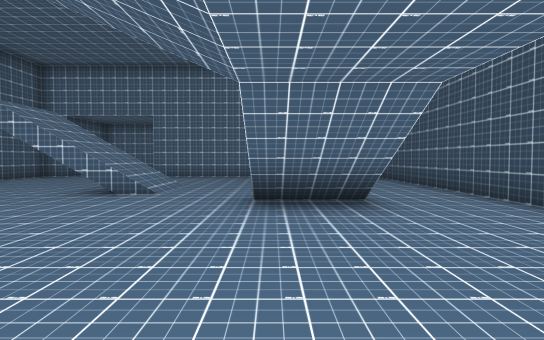
[1] (above)

20 first-person views from a walk through a Unity game level. The camera is 1.5 m above the floor, tilts 2° down and sees 80° across. The floor is counted in squares, 2 m on a side. Each view is taken from the middle of a square. On the plan, view 1 faces up. The plan holds only what a view shows up to about 11 squares ahead; the rest is blank. The place goes on beyond the plan.

[2]
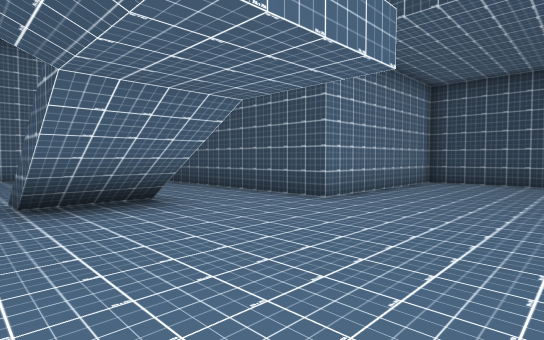

[3]
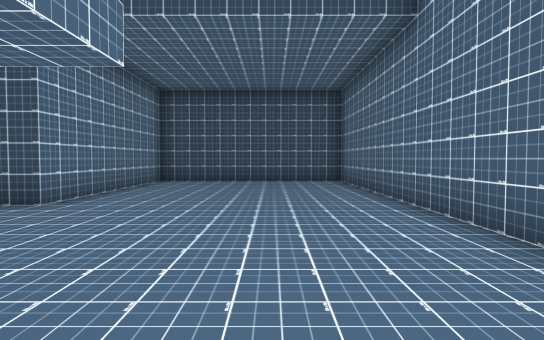

[4]
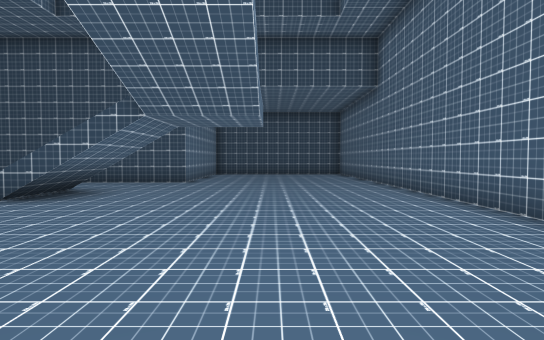

[5]
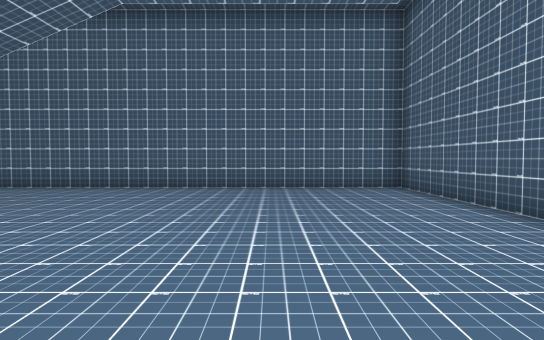

[6]
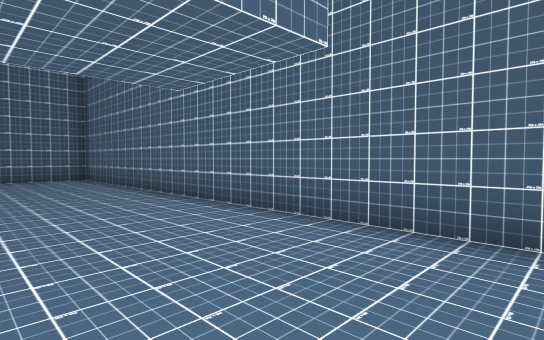

[7]
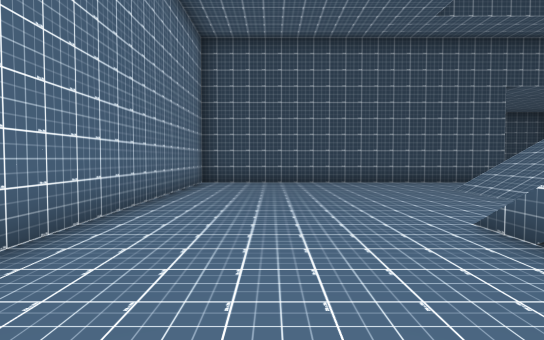

[8]
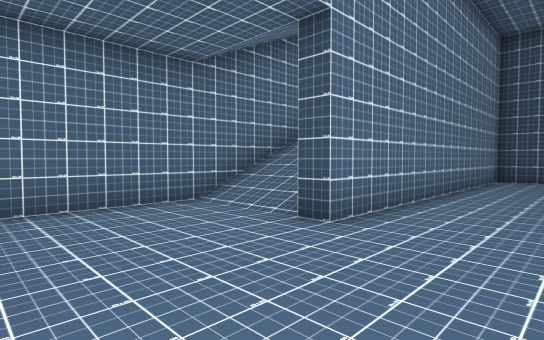

[9]
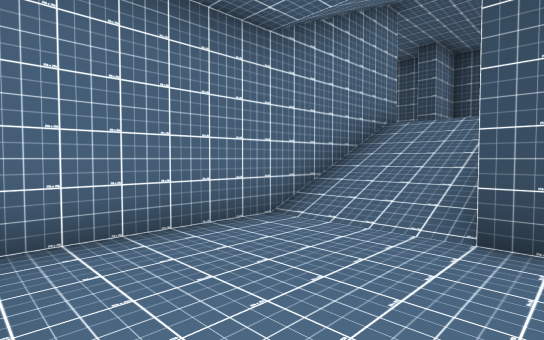

[10]
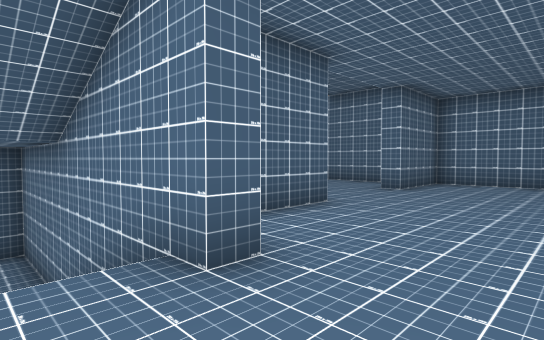

[11]
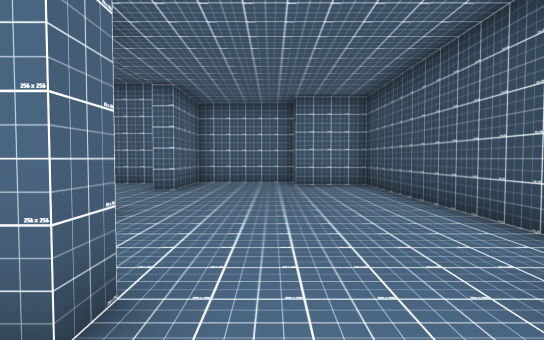

[12]
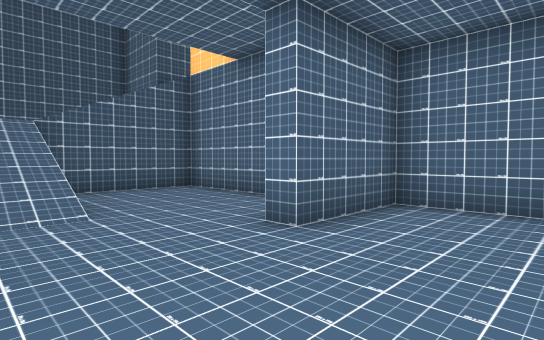

[13]
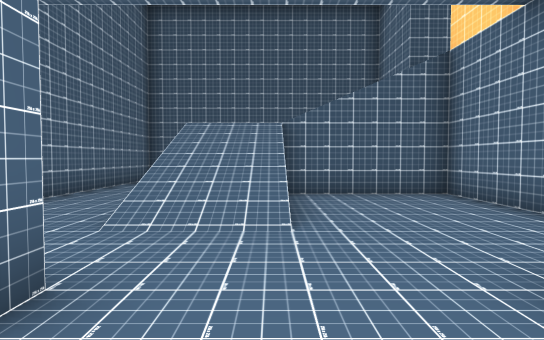

[14]
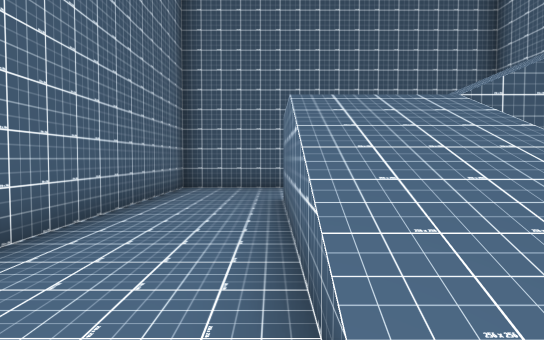

[15]
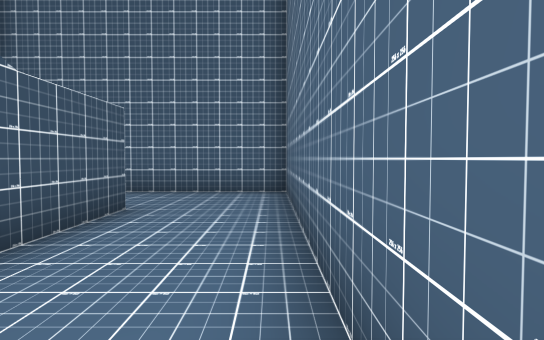

[16]
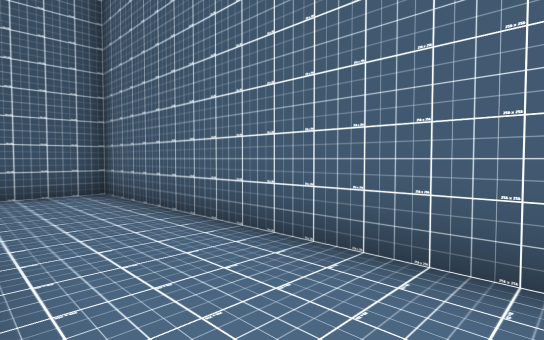

[17]
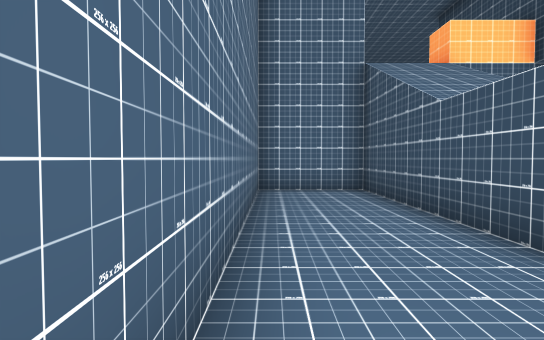

[18]
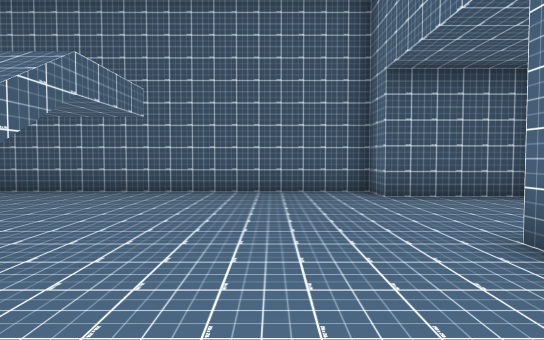

[19]
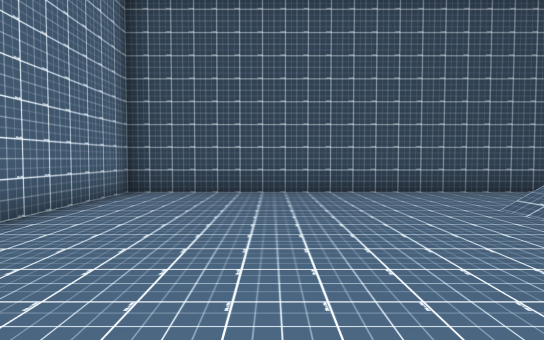

[20]
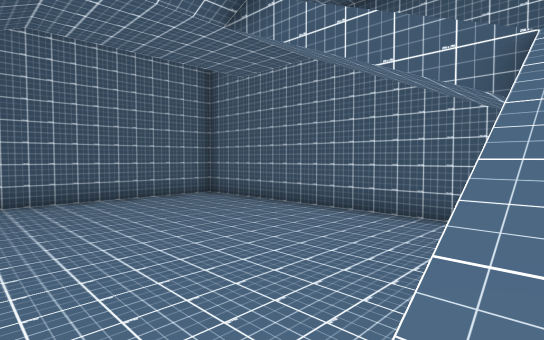

### Floor plan
Key: @ floor where view 1 was taken; # wall or solid block; . main floor; : floor 3 m higher than the main floor; + floor 9 m higher than the main floor; / step, stairs or slope; = window, fence, low wall or low ledge.
Columns run from 13 left of view 1 to 10 right of it. Each row starts with its distance up from view 1.
 26    #      #####
 25 ####++#####:::###
 24 #::///::::#:::::#
 23 #::///::::#:::::#
 22 #::///::::::::::#
 21 #::/ ////:::::::#
 20 #::/ ////:::::::#
 19 #:://////:#:::::#
 18 #:::::::::#:::::#
 17 #:::#########::##
 16 #####....///:::  #
 15     #....///:::  #
 14    ##....=#########
 13    #..............#
 12    #..............#
 11    #..............#
 10    #..............#
  9    #..............#
  8    #.....//.......#
  7    #.....//.......#
  6    #.........//...#
  5    #.........//...#
  4    #.........#/...######
  3    #...................#
  2    #...................#
  1    #...................#
  0    #.........@.........#
 -1    #...................#
 -2    #...................#
 -3    #####################

Positions as (right, up) in squares from view 1, and headings:
1: (0, 0), facing up
2: (-1, 0), facing up-right
3: (-1, 0), facing right
4: (-6, 1), facing right
5: (-6, 6), facing down
6: (-6, 10), facing down-left
7: (-6, 11), facing right
8: (-8, 11), facing up-right
9: (-8, 13), facing up-right
10: (1, 15), facing up-left
11: (0, 15), facing up
12: (0, 20), facing up-left
13: (-1, 21), facing left
14: (-4, 19), facing left
15: (-12, 24), facing down
16: (-10, 24), facing down-left
17: (-12, 17), facing up
18: (-2, 11), facing left
19: (-3, 10), facing right
20: (-3, 7), facing down-left
